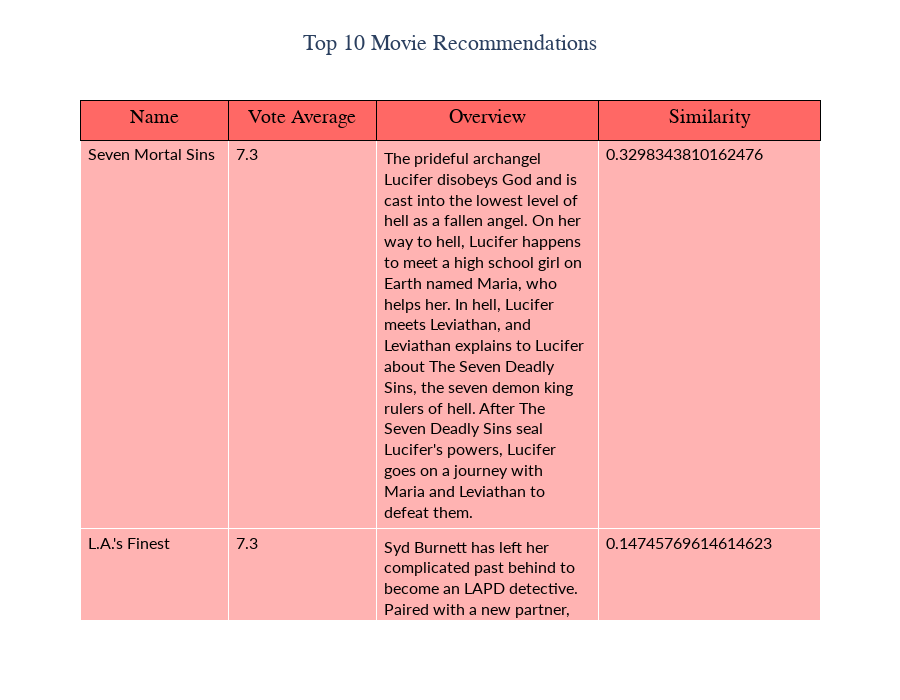

Notebook code for this chart:
### Code cell
create_table(recommend_movies_refined("Lucifer"))

### Figure 1 — Plotly figure (JSON) as saved in the notebook; plotly's stock layout.template omitted (floating-point values rounded to 4 significant figures)
{"data": [{"cells": {"align": "left", "fill": {"color": "#FFB3B2"}, "font": {"color": "black", "family": "Lato", "size": 16}, "values": [["Seven Mortal Sins", "L.A.'s Finest", "NCIS: Los Angeles", "Dragnet", "Lethal Weapon", "Wassup Man GO!", "Power", "Just Beyond", "Worst Roommate Ever", "On My Block"], [7.3, 7.3, 7.5, 6.7, 7.3, 6, 7.7, 7.1, 6.8, 8.5], ["The prideful archangel Lucifer disobeys God and is cast into the lowest level of hell as a fallen angel. On her way to hell, Lucifer happens to meet a high school girl on Earth named Maria, who helps her. In hell, Lucifer meets Leviathan, and Leviathan explains to Lucifer about The Seven Deadly Sins, the seven demon king rulers of hell. After The Seven Deadly Sins seal Lucifer's powers, Lucifer goes on a journey with Maria and Leviathan to defeat them.", "Syd Burnett has left her complicated past behind to become an LAPD detective. Paired with a new partner, Nancy McKenna, a working mom with an equally complex past, Syd is pushed to examine whether her unapologetic lifestyle might be masking a greater personal secret. These two women don't agree on much, but they find common ground when it comes to taking on the most dangerous criminals in Los Angeles.", "The exploits of the Los Angeles–based Office of Special Projects (OSP), an elite division of the Naval Criminal Investigative Service that specializes in undercover assignments.", "Follows the cases of a dedicated Los Angeles police detective, Sergeant Joe Friday, and his partners. The show takes its name from the police term \"dragnet\", meaning a system of coordinated measures for apprehending criminals or suspects.", "A slightly unhinged former Navy SEAL lands a job as a police officer in Los Angeles where he's partnered with a veteran detective trying to keep maintain a low stress level in his life.", "Famously unfiltered star Joon Park goes to Los Angeles for an audition.", "A successful New York entrepreneur lives a double life as the head of a drug empire that serves only the rich and influential, all while wanting to escape the underworld and keep his family safe.", "Middle school feels like the worst place imaginable, but for Jess, Josh, and Marco, their school may actually be the worst place in this world…or any other!", "Violent con artists. Stone-cold killers. These terrifying true stories unveil some of the worst cohabitation experiences one could ever imagine.", "A coming of age comedy following a diverse group of teenage friends as they confront the challenges of growing up in gritty inner-city Los Angeles."], [0.3298, 0.1475, 0.1128, 0.102, 0.08368, 0.08124, 0.08017, 0.07989, 0.07859, 0.07749]]}, "columnorder": [1, 2, 3, 4], "columnwidth": [20, 20, 30, 30], "header": {"align": "center", "fill": {"color": "#FF6865"}, "font": {"color": "black", "family": "Gravitas One", "size": 20}, "height": 40, "line": {"color": "black"}, "values": ["Name", "Vote Average", "Overview", "Similarity"]}, "type": "table"}], "layout": {"height": 700, "title": {"font": {"family": "Gravitas One", "size": 22}, "text": "Top 10 Movie Recommendations", "x": 0.5}}}
